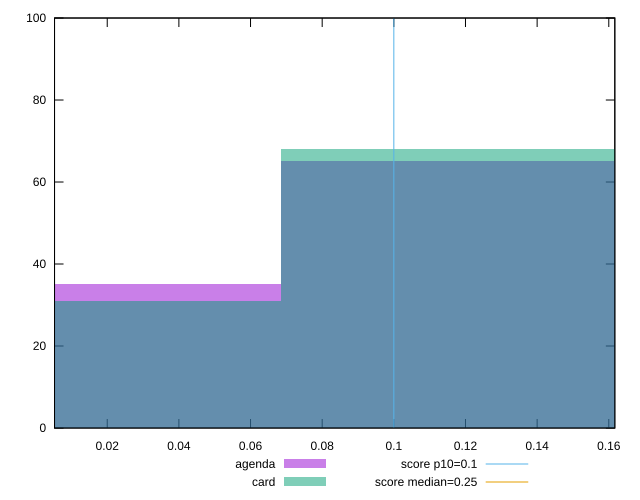

Source code (gnuplot):
reset

$agenda <<EOF
0.1371816524111158 65
0 35
EOF

$card <<EOF
0.1371816524111158 68
0 31
EOF

set key outside below
set boxwidth 0.1371816524111158
set xrange [0.005289688110351562:0.1616846598519219]
set yrange [0:100]
set trange [0:100]
set style fill transparent solid 0.5 noborder

set parametric
set terminal svg size 640, 500 enhanced background rgb 'white'
set output "report/report_00029_2021-02-24T13-36-40.390Z/cumulative-layout-shift/comparison/histogram/1_vs_2.svg"

plot $agenda title "agenda" with boxes, \
     $card title "card" with boxes, \
     0.1,t title "score p10=0.1", \
     0.25,t title "score median=0.25"

reset
